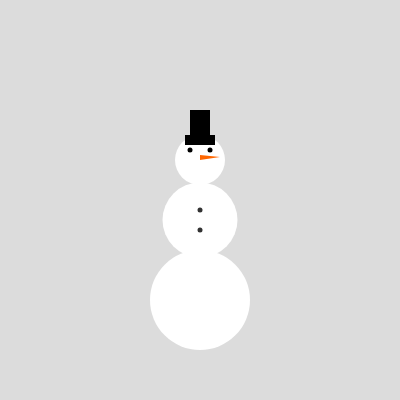
Frame 1 (no input)
Frame 60 (no input): identical to frame 1, image omitted
Frame 120 (the mouse pressed at the canvas centre since frame 60): identical to frame 1, image omitted

The p5.js sketch that drew this single still picture (run headless with seeded random() and noise() and a simulated clock; from frame 60 on, the mouse is pressed at the canvas centre):

// p5.js sketch
// ── sketch.js
// A simple snowman using p5.js

function setup() {
  createCanvas(400, 400);      // Set canvas size
  background(220);             // Light gray background
  noStroke();                  // No outlines on shapes
}

function draw() {
  background(220);

  // Snowman body
  fill(255);                   // White color
  ellipse(200, 300, 100, 100); // Bottom circle
  ellipse(200, 220, 75, 75);   // Middle circle
  ellipse(200, 160, 50, 50);   // Head

  // Eyes
  fill(0);                     // Black color
  ellipse(190, 150, 5, 5);     // Left eye
  ellipse(210, 150, 5, 5);     // Right eye

  // Carrot nose
  fill(255, 102, 0);           // Orange
  triangle(200, 155, 200, 160, 220, 157);

  // Buttons
  fill(50);
  ellipse(200, 210, 5, 5);     // Upper button
  ellipse(200, 230, 5, 5);     // Lower button

  // Hat
  fill(0);
  rect(185, 135, 30, 10);      // Hat brim
  rect(190, 110, 20, 25);      // Hat top
}
